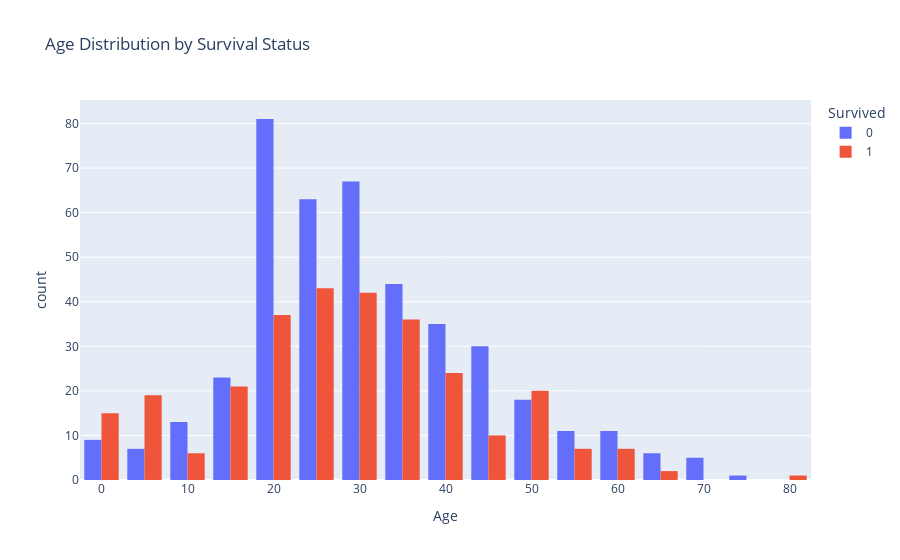

This figure's notebook cell:
### Code cell
# (b)
fig = px.histogram(
    df_titanic,
    x='age',
    #y= 'count',
    color='survived',
    #nbins= 30,
    barmode = 'group',
    title='Age Distribution by Survival Status',
    labels={'age': 'Age', 'survived': 'Survived'},
    hover_data=['age', 'survived']
)
fig.show()

### Figure 1 — Plotly figure (JSON) as saved in the notebook; plotly's stock layout.template omitted (floating-point values rounded to 4 significant figures; data arrays with more than 128 entries replaced by an {"elided": "..."} marker saying what was removed)
{"data": [{"alignmentgroup": "True", "bingroup": "x", "hovertemplate": "Survived=0<br>Age=%{x}<br>count=%{y}<extra></extra>", "legendgroup": "0", "marker": {"color": "#636efa", "pattern": {"shape": ""}}, "name": "0", "nbinsx": 30, "offsetgroup": "0", "orientation": "v", "showlegend": true, "type": "histogram", "x": {"elided": "549 float values"}, "xaxis": "x", "yaxis": "y"}, {"alignmentgroup": "True", "bingroup": "x", "hovertemplate": "Survived=1<br>Age=%{x}<br>count=%{y}<extra></extra>", "legendgroup": "1", "marker": {"color": "#EF553B", "pattern": {"shape": ""}}, "name": "1", "nbinsx": 30, "offsetgroup": "1", "orientation": "v", "showlegend": true, "type": "histogram", "x": {"elided": "342 float values"}, "xaxis": "x", "yaxis": "y"}], "layout": {"autosize": true, "barmode": "group", "legend": {"title": {"text": "Survived"}, "tracegroupgap": 0}, "title": {"text": "Age Distribution by Survival Status"}, "xaxis": {"anchor": "y", "autorange": true, "domain": [0, 1], "range": [-2.5, 82.5], "title": {"text": "Age"}, "type": "linear"}, "yaxis": {"anchor": "x", "autorange": true, "domain": [0, 1], "range": [0, 85.26], "title": {"text": "count"}}}}
